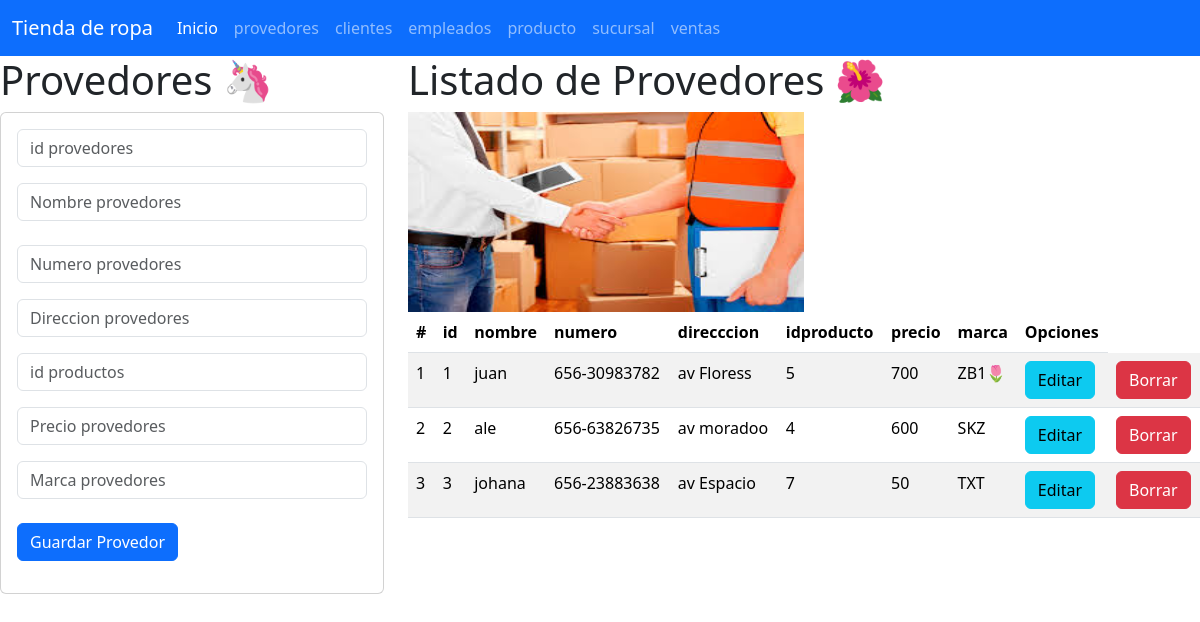
Page /provedores on the committed database.
### provedores_app/models.py (models this page shows, shortened)
class Provedores(models.Model):
    id=models.PositiveSmallIntegerField(primary_key=True)
    nombre=models.CharField(max_length=50)
    numero=models.CharField(max_length=15)
    direccion=models.CharField(max_length=50)
    idproductos=models.CharField(max_length=25)
    precio=models.CharField(max_length=100)
    marca=models.CharField(max_length=50)

### provedores_app/views.py (the view)
# urls.py: path("provedores", views.inicio_vistaProvedores,name="provedores"),
def inicio_vistaProvedores(request):
    losprovedores=Provedores.objects.all()
    return render(request,"gestionarprovedores.html",{"misprovedores":losprovedores})

### provedores_app/templates/gestionarprovedores.html
{% extends "base.html" %}
{% block cuerpo %}
{% load static %}
    <div class="row">
    <div class="col-sm-12 col-md-4 col-lg-4 cold-xl-4">
        <h1> Provedores 🦄</h1>
        <div class="card">
            <div class="card-body">
                <form action="registrarprovedores/" method="POST"> {% csrf_token %}
                    <div class="form-group">
                        <input type="text" id="txtid" name="txtid" class="form-control" placeholder="id provedores" minlength="1" maxlength="6" required>
                    </div>
                    <div class="form-group py-3">
                        <input type="text" id="txtnombre" name="txtnombre" class="form-control" placeholder="Nombre provedores"  maxlength="50" required>
                    </div>
                    <div class="form-group py-2">
                        <input type="text" id="txtnumero" name="txtnumero" class="form-control" placeholder="Numero provedores"  maxlength="15" required>
                    </div>
                    <div class="form-group py-2">
                        <input type="text" id="skzdireccion" name="skzdireccion" class="form-control" placeholder="Direccion provedores"  maxlength="50" required>
                    </div>
                    <div class="form-group py-2">
                        <input type="number" id="skzidproductos" name="skzidproductos" class="form-control" placeholder="id productos"  maxlength="25" required>
                    </div>
                    <div class="form-group py-2">
                        <input type="number" id="skzprecio" name="skzprecio" class="form-control" placeholder="Precio provedores"  maxlength="100" required>
                    </div>
                    <div class="form-group py-2">
                        <input type="text" id="skzmarca" name="skzmarca" class="form-control" placeholder="Marca provedores"  maxlength="50" required>
                    </div>
                    <div class="form-group py-2">
                        <div class="form-group py-2">
                            <button type="submit" class="btn btn-primary">Guardar Provedor</button>
                    </div>
                    </div>
                </form>
                </div>
            </div>
    </div>
    <div class="col-sm-12 col-md-8 col-lg-8 col-xl-8">
    <h1> Listado de Provedores 🌺</h1>
    <img class="w-50" src="{% static 'img/provedores.png' %}" alt="miriam" width="100" height="200">
    <table class="table table-striped">
        <thead>
            <tr>
                <th scope="col">#</th>
                <th scope="col">id</th>
                <th scope="col">nombre</th>
                <th scope="col">numero</th>
                <th scope="col">direcccion</th>
                <th scope="col">idproducto</th>
                <th scope="col">precio</th>
                <th scope="col">marca</th>
                <th> Opciones</th>
            </tr>
            </thead>
            <tbody>
            {% for m in misprovedores %}
            <tr>
                <td>
                    {{forloop.counter}}
                    <td> {{m.id}} </td>
                    <td> {{m.nombre}} </td>
                    <td> {{m.numero}} </td>
                    <td> {{m.direccion}} </td>
                    <td> {{m.idproductos}} </td>
                    <td> {{m.precio}} </td>
                    <td> {{m.marca}} </td>
                    <td> <a href="seleccionarprovedores/{{m.id}}" class="btn btn-info">Editar</a></td>
                    <td> <a href="borrarprovedores/{{m.id}}" class="btn btn-danger">Borrar</a></td>
                </td>
            </tr>
            {% endfor %}
            </tbody>
        </table>
    </div>
</div>
{% endblock  %}

### templates/base.html (shortened to what this page needs)
<!doctype html>
<html lang="es">
  <head>
    <link href="https://cdn.jsdelivr.net/npm/bootstrap@5.3.3/dist/css/bootstrap.min.css" rel="stylesheet">
  </head>
  <body>
    <nav class="navbar navbar-expand-lg bg-primary"data-bs-theme="dark">
            <div class="container-fluid">
            <a class="navbar-brand" href="#">Tienda de ropa</a>
            <div class="collapse navbar-collapse" id="navbarNav">
                <ul class="navbar-nav">
                <li class="nav-item">
                    <a class="nav-link active" aria-current="page" href="/">Inicio</a>
                </li>
                <li class="nav-item">
                    <a class="nav-link" href="{% url 'provedores' %}">provedores</a>
                </li>
                <li class="nav-item">
                  <a class="nav-link" href="{% url 'clientes' %}">clientes</a>
              </li>
              <li class="nav-item">
                <a class="nav-link" href="{% url 'empleados' %}">empleados</a>
            </li>
            <li class="nav-item">
              <a class="nav-link" href="{% url 'productos' %}">producto</a>
          </li>
          <li class="nav-item">
            <a class="nav-link" href="{% url 'sucursal' %}">sucursal</a>
        </li>
        <li class="nav-item">
          <a class="nav-link" href="{% url 'ventas' %}">ventas</a>
      </li>
                </ul>
            </div>
            </div>
        </nav>
        {% block cuerpo %}
        {% endblock  %}
  </body>
</html>

### rows in the picture
Provedores: id "1", nombre "juan", numero "656-30983782", direccion "av Floress", idproductos "5", precio "700", marca "ZB1🌷"
Provedores: id "2", nombre "ale", numero "656-63826735", direccion "av moradoo", idproductos "4", precio "600", marca "SKZ"
Provedores: id "3", nombre "johana", numero "656-23883638", direccion "av Espacio", idproductos "7", precio "50", marca "TXT"
